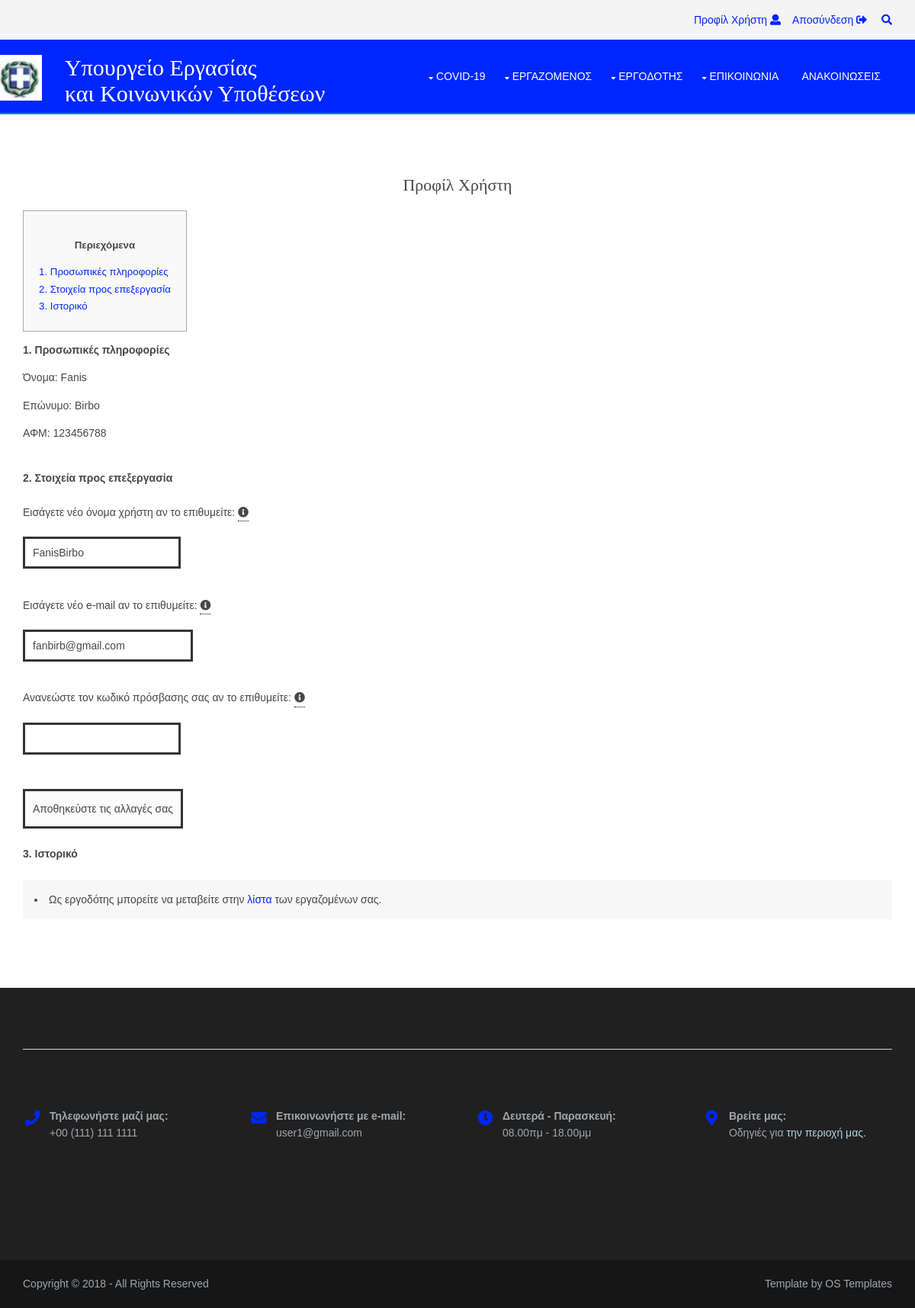
Screenshot of /pages/edit_profile.php?status=success (signed in) with the database file from the repository.
### tables this page shows
CREATE TABLE `users` (
  `id` int(255) NOT NULL,
  `username` varchar(255) DEFAULT NULL,
  `password` varchar(255) DEFAULT NULL,
  `email` varchar(255) NOT NULL,
  `afm` int(11) NOT NULL,
  `afm_ergodoti` int(11) DEFAULT NULL,
  `first_name` varchar(255) NOT NULL,
  `last_name` varchar(255) NOT NULL,
  `role` varchar(255) NOT NULL,
  `parent` varchar(255) NOT NULL,
  `tilergasia_start` date DEFAULT NULL,
  `tilergasia_end` date DEFAULT NULL,
  `anastoli_start` date DEFAULT NULL,
  `anastoli_end` date DEFAULT NULL
);

### pages/edit_profile.php (the view, shortened to what this page needs)
<!DOCTYPE html>
<html lang="el">
<head>
<link href="../layout/styles/layout.css" rel="stylesheet" type="text/css" media="all">
<link href="../layout/styles/framework.css" rel="stylesheet" type="text/css" media="all">
</head>
<body id="top">
<div class="wrapper row0">
  <div id="topbar" class="hoc clear">
    <div class="fl_right">
      <ul class="nospace">
        <?php
          $cookie_name = 'user';
          if(!isset($_COOKIE[$cookie_name])) {
              echo '<li><a style="color: #0026ff" href="login.html?header=edit_profile.php" title="Σύνδεση">Σύνδεση <i class="fas fa-sign-in-alt"></i></a></li>';
              echo '<li><a style="color: #0026ff" href="register.html?header=edit_profile.php" title="Εγγραφή">Εγγραφή <i class="fas fa-edit"></i></a></li>';
          } else {
              echo '<li><a style="color: #0026ff" href="edit_profile.php" title="Προφίλ Χρήστη">Προφίλ Χρήστη <i class="fas fa-user"></i></a></li>';
              echo '<li><a style="color: #0026ff" href="actions/edit_logout.php" title="Αποσύνδεση">Αποσύνδεση <i class="fas fa-sign-out-alt"></i></a></li>';
          }
        ?>
        <li id="searchform">
        </li>
      </ul>
    </div>
  </div>
</div>
<div class="wrapper row1">
  <header id="header" class="hoc clear">
  <div style="float: left; position: relative; left: -30px; top: 20px">
  <a href="../index.php"><img src="../images/logo.jpeg" alt="Ypourgeio-Logo"></a>
  </div>
  <div id="logo" class="fl_left">
      <h1><a href="../index.php?ref=title">Υπουργείο Εργασίας <br>και Κοινωνικών Υποθέσεων</a></h1>
    </div>
    <nav id="mainav" class="fl_right">
      <ul class="clear">
        <li><a class="drop" href="covid_19.php">COVID-19</a>
        </li>
        <li><a class="drop" href="ergazomenos.php">Εργαζόμενος</a>
        </li>
        <li><a class="drop" href="ergodotis.php">Εργοδότης</a>
        </li>
        <li><a class="drop" href="dead_page.php?ref=11">Επικοινωνία</a>
        </li>
        <li><a href="dead_page.php?ref=13">Ανακοινώσεις</a></li>
      </ul>
	  </nav>
	  </header>
</div>
<div class="wrapper row3">
  <main class="hoc container clear">
    <h1 style="text-align:center">Προφίλ Χρήστη</h1>
    <div id="toc_container">
      <p class="toc_title">Περιεχόμενα</p>
      <li><a href="#Table1">1. Προσωπικές πληροφορίες</a></li>
      <li><a href="#Table2">2. Στοιχεία προς επεξεργασία</a></li>
      <li><a href="#Table3">3. Ιστορικό </a></li>
    </div>
    <?php
      require_once "../settings.php";
      $cookie_name = 'user';
      if (isset($_COOKIE[$cookie_name])):
        $query = "SELECT * FROM users WHERE username='$_COOKIE[$cookie_name]'";
        $result = $conn->query($query);
        $row = $result->fetch_array(MYSQLI_ASSOC);
        $username = $row['username'];
        $email = $row['email'];
        $afm = $row['afm'];
        $first_name = $row['first_name'];
        $last_name = $row['last_name'];
        $role = $row['role'];
      endif;
    ?>
    <h id="Table1"><b>1. Προσωπικές πληροφορίες </b></h>
      <p>Όνομα: <?php echo $first_name ?></p>
      <p>Επώνυμο: <?php echo $last_name ?> </p>
      <p>ΑΦΜ: <?php echo $afm ?> </p> <br/>
    <h id="Table2"><b>2. Στοιχεία προς επεξεργασία </b></h> <br>
    <div id="comments">
    <form name="edit_form" action="actions/edit_action.php" onsubmit="return validateEditForm()" method="post">
    <br>
      <label for="uname">Εισάγετε νέο όνομα χρήστη αν το επιθυμείτε: <div class="tooltip"><i class="fas fa-info-circle"></i> <span class="tooltiptext">Το παλιό όνομα θα διαγραφεί.</span> </div></label>
      <input type="text" id="uname" name="uname" value="<?php echo $username ?>" onchange="return validateEmpty(document.getElementById('uname'),document.getElementById('demo'))" > <br>
      <label for="email">Εισάγετε νέο e-mail αν το επιθυμείτε:  <div class="tooltip"><i class="fas fa-info-circle"></i> <span class="tooltiptext">Εισάγετε έγκυρο mail. Το παλιό mail θα διαγραφεί</span> </div></label>
      <input type="text" name="email" id="email" value="<?php echo $email ?>" size="22" onchange="return validateMail(document.getElementById('email'),document.getElementById('demo2'))" > <br>
      <label for="pwd">Ανανεώστε τον κωδικό πρόσβασης σας αν το επιθυμείτε: <div class="tooltip"><i class="fas fa-info-circle"></i> </div></label>
      <input type="password" id="pwd" name="pwd" > <br>
      <br>
      <input type="submit" name="submit" value="Αποθηκεύστε τις αλλαγές σας">
    </form>
    <br>
    <h id="Table3"><b>3. Ιστορικό </b></h> <br/>
    <br/>
      <?php
        if ($role == 'ergodotis'){
          echo '<li>Ως εργοδότης μπορείτε να μεταβείτε στην <a href="lista_ergazomenwn.php"> λίστα </a> των εργαζομένων σας.</li>';
        }
      ?>
    </div>
  </main>
</div>
<div class="wrapper row4">
  <footer id="footer" class="hoc clear">
    <div >
      <section id="cta" class="hoc container clear">
        <ul class="nospace clear">
          <li class="one_quarter first">
            <div class="block clear"><a href="dead_page.php?end=1"><i class="fas fa-phone"><h style="display: none">Tilefwno</h></i></a> <span><strong>Τηλεφωνήστε μαζί μας:</strong> +00 (111) 111 1111</span></div>
          </li>
          <li class="one_quarter">
            <div class="block clear"><a href="dead_page.php?end=2"><i class="fas fa-envelope"><h style="display: none">Epikoinwnia</h></i></a> <span><strong>Επικοινωνήστε με e-mail:</strong> user1@gmail.com</span></div>
          </li>
          <li class="one_quarter">
            <div class="block clear"><a href="dead_page.php?end=3"><i class="fas fa-clock"><h style="display: none">Wraria</h></i></a> <span><strong> Δευτερά - Παρασκευή:</strong> 08.00πμ - 18.00μμ</span></div>
          </li>
          <li class="one_quarter">
            <div class="block clear"><a href="dead_page.php?end=4"><i class="fas fa-map-marker-alt"><h style="display: none">Topothesia</h></i></a> <span><strong>Βρείτε μας:</strong> Οδηγιές για <a style="color: lightblue" href="dead_page.php">την περιοχή μας.</a></span></div>
          </li>
        </ul>
      </section>
  </div>
  </footer>
</div>
<div class="wrapper row5">
  <div id="copyright" class="hoc clear">
    <p class="fl_left">Copyright &copy; 2018 - All Rights Reserved </p>
    <p class="fl_right">Template by <a target="_blank" href="https://www.os-templates.com/" title="Free Website Templates">OS Templates</a></p>
  </div>
</div>
</body>
</html>

### layout/styles/layout.css (style rules this page uses)
.row1 { border-bottom:2px solid; }
#topbar { padding:15px 0; }
#topbar ul li { display:inline-block; margin-right:15px; }
#topbar ul li:last-child { margin-right:0; padding-right:0; border-right:none; }
#topbar i { line-height:normal; }
#topbar #searchform { position:relative; line-height:1; z-index:9999; }
#topbar #searchform::after { display:block; height:18px; line-height:18px; padding:0; font-family:"Font Awesome\ 5 Free"; font-weight:900; content:"\f002"; }
#topbar #searchform ::placeholder { text-transform:capitalize; }
#header #logo { margin:20px 0 0 0; }
#header #logo h1 { margin:0; padding:0; font-size:30px; }
.container { padding:80px 0; }
#comments li { margin:0 0 10px 0; padding:15px; }
#comments form { display:block; width:100%; }
#comments input, #comments textarea, #comments select { padding:10px; border:3px solid; }
#comments div { margin-bottom:15px; }
#comments input[type="submit"], #comments input[type="reset"] { display:inline-block; width:auto; min-width:150px; margin:0; padding:15px 10px; cursor:pointer; }
#cta { border-top:1px solid; }
#cta ul li div { position:relative; min-height:30px; padding:0 0 0 35px; line-height:1; }
#cta ul li div i { position:absolute; top:0; left:0; width:25px; height:23px; font-size:20px; text-align:center; }
#cta ul li div span { display:block; }
#cta ul li div strong { display:block; margin:0 0 8px 0; }
#footer { padding:80px 0; }
#copyright { padding:20px 0; }
#copyright * { margin:0; padding:0; }
*, *::before, *::after { transition:all .3s ease-in-out; }
nav ul, nav ol { margin:0; padding:0; list-style:none; }
#mainav, #breadcrumb, .sidebar nav { line-height:normal; }
#mainav .drop::after, #mainav li li .drop::after, #breadcrumb li a::after, .sidebar nav a::after { position:absolute; font-family:"Font Awesome\ 5 Free"; font-weight:900; font-size:10px; line-height:10px; }
#mainav { position:relative; margin-bottom:-2px; z-index:999; }
#mainav ul { text-transform:uppercase; }
#mainav li { display:block; position:relative; float:left; margin:0; padding:0; }
#mainav li:last-child { margin-right:0; }
#mainav li a { display:block; padding:40px 15px; border-bottom:2px solid; }
#mainav .drop { padding-left:20px; }
#mainav .drop::after, #mainav li li .drop::after { content:"\f0d7"; }
#mainav .drop::after { top:45px; left:10px; }
body { color:#474747; background-color:#FFFFFF; }
a { color:#0026ff; }
.row0 { color:#474747; background-color:#F4F4F4; }
.row1 { color:#FFFFFF; background-color:#0026ff; border-color:#1D8B94; }
.row3 { color:#474747; background-color:#FFFFFF; }
.row4 { color:#9FA7AF; background-color:#202020; }
.row5, .row5 a { color:#9FA7AF; background-color:#161616; }
#topbar #searchform { color:#0026ff; }
#header #logo h1 a { color:inherit; }
#cta { border-color:#D7D7D7; }
#mainav li a { color:inherit; border-color:transparent; }
table, th, td, #comments .avatar, #comments input, #comments textarea, #comments select { border-color:#353434; }
tr, #comments li, #comments input[type="submit"], #comments input[type="reset"], #comments select { color:inherit; background-color:#FBFBFB; }
tr:nth-child(even), #comments li:nth-child(even) { color:inherit; background-color:#F7F7F7; }
table a, #comments a { background-color:inherit; }
@media screen and (min-width:1140px) { .hoc { max-width:1140px; } }

### rows the page displays
users: first_name "Fanis", last_name "Birbo", afm "123456788", uname "FanisBirbo", email "fanbirb@gmail.com"
